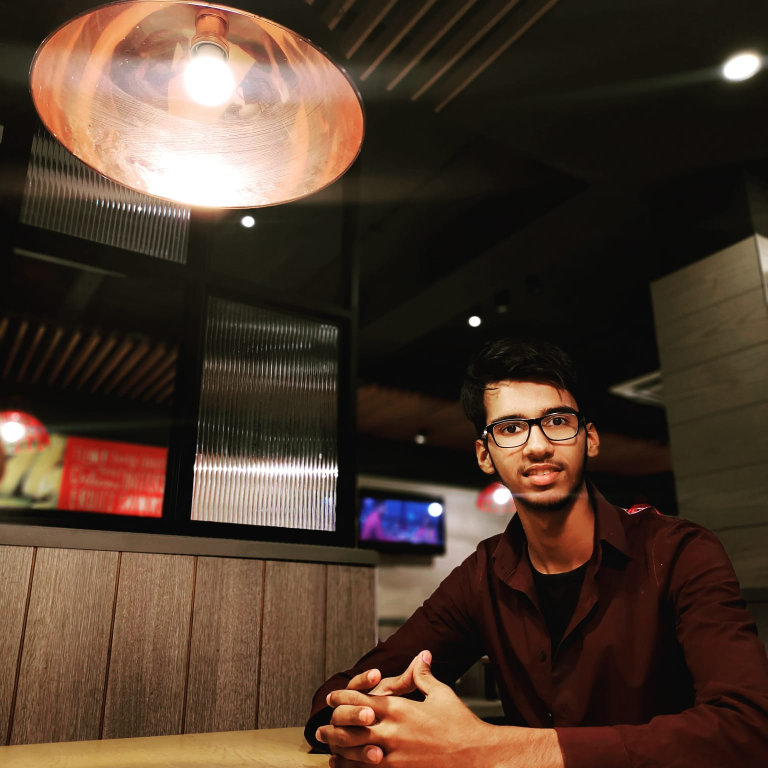
#> input picture 09 open-CV/resources/abc.jpg, 1536 x 1536 px (shown at 1/2 size)
$ python '17 joining two images.py'
#> lines starting #> are read from the running program, lines starting #| are printed output that depends on the picture
import cv2 as cv
import numpy as np

img = cv.imread("resources/abc.jpg")
#> img is the input picture: shape (1536, 1536, 3); mean B, G, R 44.4, 58, 77.7
img = cv.resize(img,(300,300))
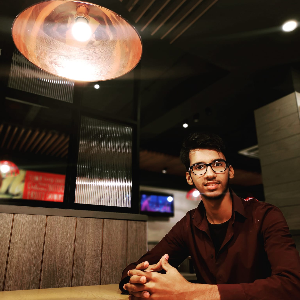
#> img: shape (300, 300, 3); mean B, G, R 44.4, 57.9, 77.6

#stacking same image
#01 horizontal stack
hor_img = np.hstack((img,img))
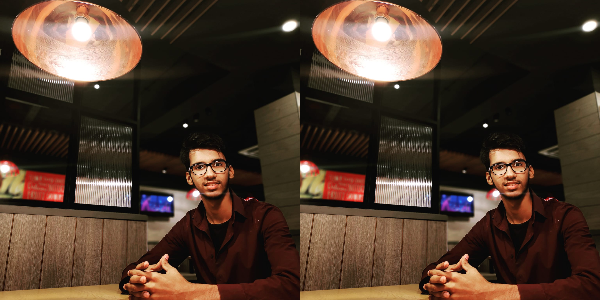
#> hor_img: shape (300, 600, 3); mean B, G, R 44.4, 57.9, 77.6

#02 vertical stack
ver_img = np.vstack((img,img))
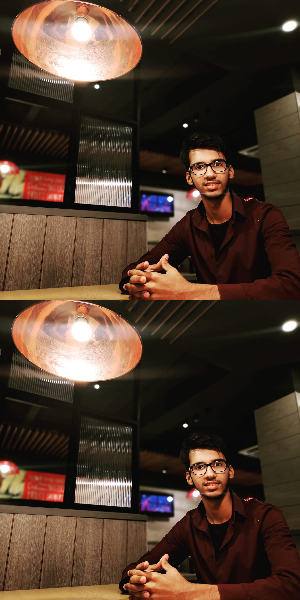
#> ver_img: shape (600, 300, 3); mean B, G, R 44.4, 57.9, 77.6

cv.imshow("Horizontal Image", hor_img)
cv.imshow("Vertical Image", ver_img)

cv.waitKey(0)
cv.destroyAllWindows()

#you can only stack images with same shape (width, height, color channel)
